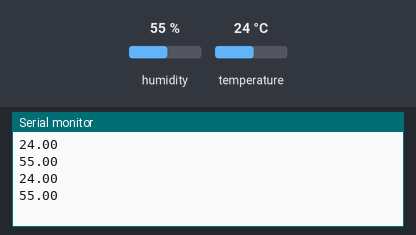
Simulated run of this sketch. Board: Arduino Uno, built with avr-gcc and run on an emulated ATmega328P. On the bench: the last lines printed to the serial monitor. Inputs (shaded band) come from the test bench; at power-on: humidity 55 %, temperature 24 °C.

Above: at 5.8 s.
5.9 s: humidity set to 22 %
At 11.2 s:
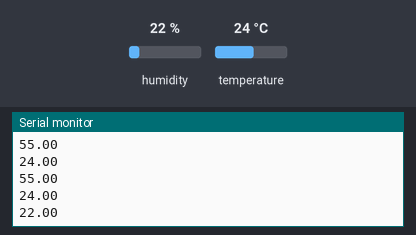
11.9 s: temperature set to 12 °C
At 15.8 s:
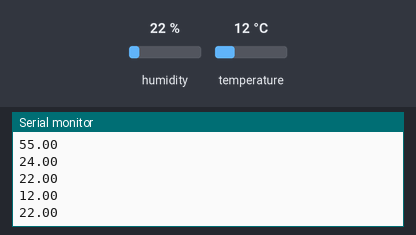
17.9 s: humidity set to 40 %
At 20.5 s:
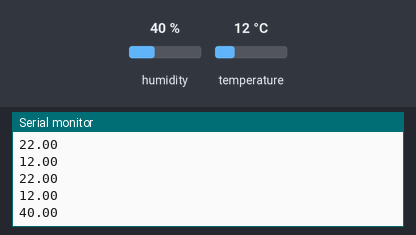
Timing chart, 0 to 22.0 s (numbered marks = the images above; inputs shaded):
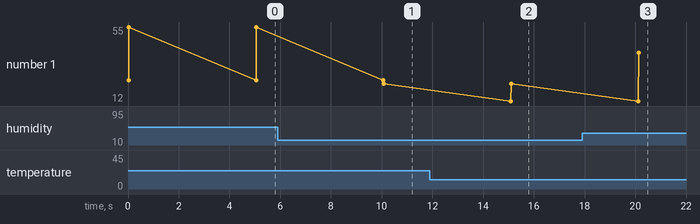

The sketch:

dht11.ino
```cpp
/**
 * @file dht11.ino
 * @brief Reading temperature and humidity from the DHT11 sensor using the DHT library.
 *
 * This program reads temperature and humidity values from a DHT11 sensor and outputs them
 * via the serial monitor. The readings occur every 5 seconds in the main loop.
 */

#include <DHT.h>

/**
 * @brief Pin number where the DHT11 data line is connected.
 */
#define dht11Pin 4

/**
 * @brief Instantiate a DHT object on the specified pin, using DHT11 sensor type.
 */
DHT dht11(dht11Pin, DHT11);

/**
 * @brief Arduino setup function.
 *
 * Initializes the serial communication at 9600 baud and
 * begins communication with the DHT11 sensor.
 */
void setup() {
  Serial.begin(9600);
  dht11.begin();
}

/**
 * @brief Main Arduino loop function.
 *
 * Reads humidity and temperature from the DHT11 sensor, then prints those values
 * to the Serial Monitor. A 5-second delay is used between readings.
 */
void loop() {
  float humidity  = dht11.readHumidity();      /**< @brief Stores the humidity value read from the DHT11 sensor. */
  float temp = dht11.readTemperature();        /**< @brief Stores the temperature value read from the DHT11 sensor. */

  Serial.println(temp);
  Serial.println(humidity);
  Serial.println(""); // Empty new line

  delay(5000);
}
```

Measured:
- after the input at 5.9 s, the serial monitor: prints a new line after 4.2 s (image 1)
- after the input at 11.9 s, the serial monitor: prints a new line after 3.2 s (image 2)
- after the input at 17.9 s, the serial monitor: prints a new line after 2.2 s (image 3)
- plotted number 1: 55 → 22 after the input at 5.9 s, 22 → 40 after the input at 17.9 s
